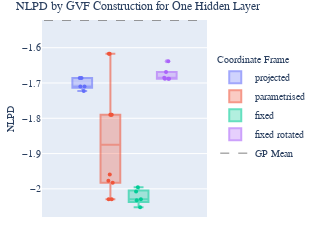

The notebook cell this image was saved under:
### Code cell
df = data[data['num_hidden'] == 1]
df = df[df['sample'].isin({'rotated', 'intrinsic', 'parametrised', 'naive'})]
df['sample'] = df['sample'].map({'naive': 'projected', 'intrinsic': 'fixed', 'rotated': 'fixed rotated', 'parametrised': 'parametrised'})
df = df[['sample', 'run', 'test-negative_log_predictive_density']]

fig = px.box(df, y="test-negative_log_predictive_density", color="sample", hover_data=df.columns)

# Add each box trace to the new figure
for trace in fig.data:
    trace.opacity = 0.6

# Overlay a scatter plot on top of the box plot
scatter_fig = px.strip(df, y="test-negative_log_predictive_density", color="sample", hover_data=df.columns)
for trace in scatter_fig.data:
    trace.showlegend=False
    fig.add_trace(trace)


mean = data['test-negative_log_predictive_density'][data['num_hidden'] == 0].mean()
fig.add_shape(
    type='line',
    y0=mean, y1=mean,
    x0=-.5, x1=0.5,
    line=dict(
        color='Gray',
        width=1,
        dash="dash",
    ), 
    layer='below',
    name='mean',
    opacity=0.8,
)
fig.add_trace(go.Scatter(
    x=[None],
    y=[None],
    mode='lines',
    line=dict(
        color="Gray", 
        width=1, 
        dash="dash",
    ),
    showlegend=True,
    name='GP Mean',
))


fig.update_layout(
    font_family="Computer Modern",
    title=dict(
        text="NLPD by GVF Construction for One Hidden Layer",
        # xanchor='center', 
        # y=0.96
    ),
    legend=dict(
        title="Coordinate Frame", 
        x=1.05, 
        y=0.55,
        yanchor='middle',
    ),
    yaxis_title=dict(
        text="NLPD", 
    ),
)

# Max width 453
width = 280
ratio = 0.7
height = width * ratio
fig.update_layout(
    width=width,
    height=height,
    title_font_size=12,
    xaxis_title_font_size=10,
    xaxis_tickfont_size=10,
    yaxis_title_font_size=10,
    yaxis_tickfont_size=10,
    legend_font_size=10, 
    legend_title_font_size=10,
    font_size=10,
    xaxis_title_standoff=5,  # Adjust this value for the x-axis title
    yaxis_title_standoff=5,   # Adjust this value for the y-axis title
    margin=dict(b=10, l=10, r=10, t=20),
    legend_tracegroupgap=0,
)
fig.update_traces({'marker':{'size': 4}})

fig.show()
fig.write_image('../report_plots/nlpd_by_gvf_construction_one_hidden.pdf', scale=6, height=height, width=width)

### Figure 1 — Plotly figure (JSON) as saved in the notebook; plotly's stock layout.template omitted (floating-point values rounded to 4 significant figures)
{"data": [{"alignmentgroup": "True", "customdata": [["projected", 1], ["projected", 0], ["projected", 2], ["projected", 4], ["projected", 3]], "hovertemplate": "sample=%{customdata[0]}<br>test-negative_log_predictive_density=%{y}<br>run=%{customdata[1]}<extra></extra>", "legendgroup": "projected", "marker": {"color": "#636efa", "size": 4}, "name": "projected", "notched": false, "offsetgroup": "projected", "opacity": 0.6, "orientation": "v", "showlegend": true, "type": "box", "x0": " ", "xaxis": "x", "y": [-1.71, -1.686, -1.723, -1.71, -1.686], "y0": " ", "yaxis": "y"}, {"alignmentgroup": "True", "customdata": [["parametrised", 8], ["parametrised", 6], ["parametrised", 1], ["parametrised", 0], ["parametrised", 7], ["parametrised", 9], ["parametrised", 2], ["parametrised", 5], ["parametrised", 4], ["parametrised", 3]], "hovertemplate": "sample=%{customdata[0]}<br>test-negative_log_predictive_density=%{y}<br>run=%{customdata[1]}<extra></extra>", "legendgroup": "parametrised", "marker": {"color": "#EF553B", "size": 4}, "name": "parametrised", "notched": false, "offsetgroup": "parametrised", "opacity": 0.6, "orientation": "v", "showlegend": true, "type": "box", "x0": " ", "xaxis": "x", "y": [-1.79, -1.79, -1.983, -1.977, -1.617, -1.617, -1.96, -1.79, -2.029, -2.029], "y0": " ", "yaxis": "y"}, {"alignmentgroup": "True", "customdata": [["fixed", 1], ["fixed", 0], ["fixed", 2], ["fixed", 4], ["fixed", 3]], "hovertemplate": "sample=%{customdata[0]}<br>test-negative_log_predictive_density=%{y}<br>run=%{customdata[1]}<extra></extra>", "legendgroup": "fixed", "marker": {"color": "#00cc96", "size": 4}, "name": "fixed", "notched": false, "offsetgroup": "fixed", "opacity": 0.6, "orientation": "v", "showlegend": true, "type": "box", "x0": " ", "xaxis": "x", "y": [-2.052, -2.008, -2.032, -1.995, -2.029], "y0": " ", "yaxis": "y"}, {"alignmentgroup": "True", "customdata": [["fixed rotated", 1], ["fixed rotated", 0], ["fixed rotated", 2], ["fixed rotated", 5], ["fixed rotated", 4], ["fixed rotated", 3]], "hovertemplate": "sample=%{customdata[0]}<br>test-negative_log_predictive_density=%{y}<br>run=%{customdata[1]}<extra></extra>", "legendgroup": "fixed rotated", "marker": {"color": "#ab63fa", "size": 4}, "name": "fixed rotated", "notched": false, "offsetgroup": "fixed rotated", "opacity": 0.6, "orientation": "v", "showlegend": true, "type": "box", "x0": " ", "xaxis": "x", "y": [-1.688, -1.685, -1.669, -1.688, -1.688, -1.638], "y0": " ", "yaxis": "y"}, {"alignmentgroup": "True", "boxpoints": "all", "customdata": [["projected", 1], ["projected", 0], ["projected", 2], ["projected", 4], ["projected", 3]], "fillcolor": "rgba(255,255,255,0)", "hoveron": "points", "hovertemplate": "sample=%{customdata[0]}<br>test-negative_log_predictive_density=%{y}<br>run=%{customdata[1]}<extra></extra>", "legendgroup": "projected", "line": {"color": "rgba(255,255,255,0)"}, "marker": {"color": "#636efa", "size": 4}, "name": "projected", "offsetgroup": "projected", "orientation": "v", "pointpos": 0, "showlegend": false, "type": "box", "x0": " ", "xaxis": "x", "y": [-1.71, -1.686, -1.723, -1.71, -1.686], "y0": " ", "yaxis": "y"}, {"alignmentgroup": "True", "boxpoints": "all", "customdata": [["parametrised", 8], ["parametrised", 6], ["parametrised", 1], ["parametrised", 0], ["parametrised", 7], ["parametrised", 9], ["parametrised", 2], ["parametrised", 5], ["parametrised", 4], ["parametrised", 3]], "fillcolor": "rgba(255,255,255,0)", "hoveron": "points", "hovertemplate": "sample=%{customdata[0]}<br>test-negative_log_predictive_density=%{y}<br>run=%{customdata[1]}<extra></extra>", "legendgroup": "parametrised", "line": {"color": "rgba(255,255,255,0)"}, "marker": {"color": "#EF553B", "size": 4}, "name": "parametrised", "offsetgroup": "parametrised", "orientation": "v", "pointpos": 0, "showlegend": false, "type": "box", "x0": " ", "xaxis": "x", "y": [-1.79, -1.79, -1.983, -1.977, -1.617, -1.617, -1.96, -1.79, -2.029, -2.029], "y0": " ", "yaxis": "y"}, {"alignmentgroup": "True", "boxpoints": "all", "customdata": [["fixed", 1], ["fixed", 0], ["fixed", 2], ["fixed", 4], ["fixed", 3]], "fillcolor": "rgba(255,255,255,0)", "hoveron": "points", "hovertemplate": "sample=%{customdata[0]}<br>test-negative_log_predictive_density=%{y}<br>run=%{customdata[1]}<extra></extra>", "legendgroup": "fixed", "line": {"color": "rgba(255,255,255,0)"}, "marker": {"color": "#00cc96", "size": 4}, "name": "fixed", "offsetgroup": "fixed", "orientation": "v", "pointpos": 0, "showlegend": false, "type": "box", "x0": " ", "xaxis": "x", "y": [-2.052, -2.008, -2.032, -1.995, -2.029], "y0": " ", "yaxis": "y"}, {"alignmentgroup": "True", "boxpoints": "all", "customdata": [["fixed rotated", 1], ["fixed rotated", 0], ["fixed rotated", 2], ["fixed rotated", 5], ["fixed rotated", 4], ["fixed rotated", 3]], "fillcolor": "rgba(255,255,255,0)", "hoveron": "points", "hovertemplate": "sample=%{customdata[0]}<br>test-negative_log_predictive_density=%{y}<br>run=%{customdata[1]}<extra></extra>", "legendgroup": "fixed rotated", "line": {"color": "rgba(255,255,255,0)"}, "marker": {"color": "#ab63fa", "size": 4}, "name": "fixed rotated", "offsetgroup": "fixed rotated", "orientation": "v", "pointpos": 0, "showlegend": false, "type": "box", "x0": " ", "xaxis": "x", "y": [-1.688, -1.685, -1.669, -1.688, -1.688, -1.638], "y0": " ", "yaxis": "y"}, {"line": {"color": "Gray", "dash": "dash", "width": 1}, "marker": {"size": 4}, "mode": "lines", "name": "GP Mean", "showlegend": true, "type": "scatter", "x": [null], "y": [null]}], "layout": {"boxmode": "group", "font": {"family": "Computer Modern", "size": 10}, "height": 196, "legend": {"font": {"size": 10}, "title": {"font": {"size": 10}, "text": "Coordinate Frame"}, "tracegroupgap": 0, "x": 1.05, "y": 0.55, "yanchor": "middle"}, "margin": {"b": 10, "l": 10, "r": 10, "t": 20}, "shapes": [{"layer": "below", "line": {"color": "Gray", "dash": "dash", "width": 1}, "name": "mean", "opacity": 0.8, "type": "line", "x0": -0.5, "x1": 0.5, "y0": -1.523, "y1": -1.523}], "title": {"font": {"size": 12}, "text": "NLPD by GVF Construction for One Hidden Layer"}, "width": 280, "xaxis": {"anchor": "y", "domain": [0, 1], "tickfont": {"size": 10}, "title": {"font": {"size": 10}, "standoff": 5}}, "yaxis": {"anchor": "x", "domain": [0, 1], "tickfont": {"size": 10}, "title": {"font": {"size": 10}, "standoff": 5, "text": "NLPD"}}}}
